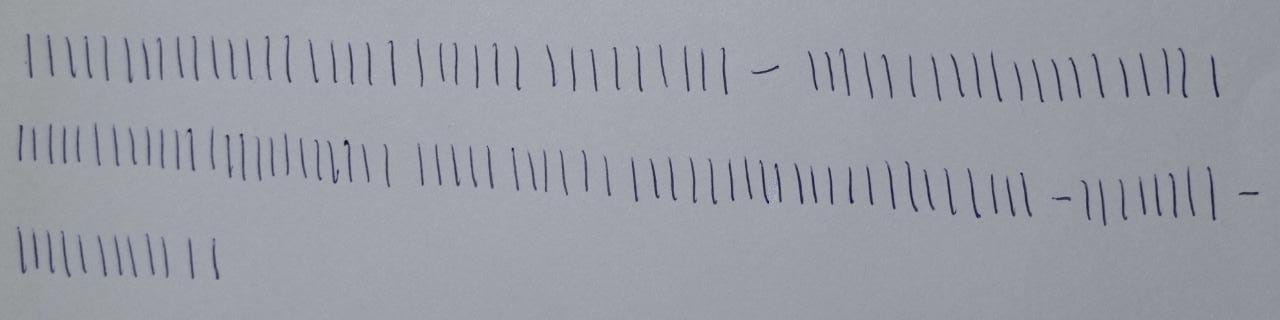
#> input picture imgs/5.jpeg, 1280 x 320 px
$ python main.py
#> lines starting #> are read from the running program, lines starting #| are printed output that depends on the picture; after the words box and inside, x2 and y2 are one past the last pixel; in counts of white or black regions, pixels touching at a corner belong together
import cv2
import imutils
import numpy as np


path = 'imgs/5.jpeg'
imagem = cv2.imread(path, 0)
#> imagem: shape (320, 1280); min 15, max 184, mean 156.2

val, otsu = cv2.threshold(imagem, 100, 255, cv2.THRESH_OTSU)
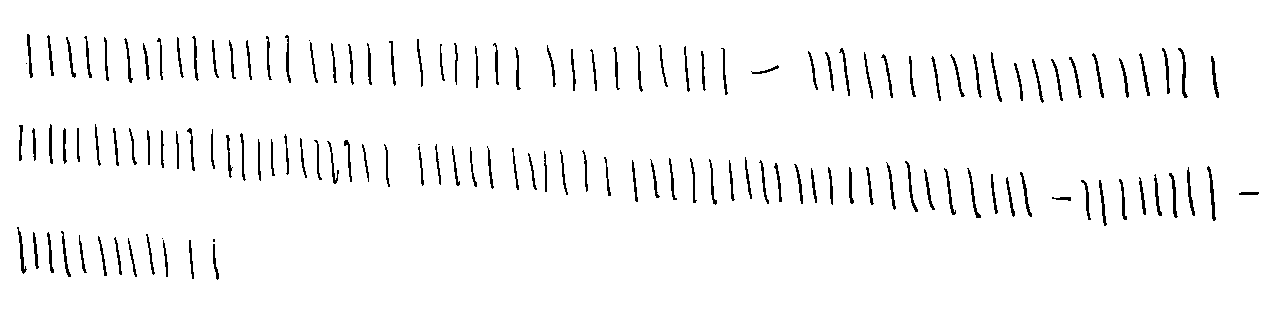
#> otsu: shape (320, 1280); 96.7% white; black in thin lines or dots, all inside (x1, y1, x2, y2) = (17, 34, 1259, 280)
#> val = 120

kernel = np.ones((5, 1))
er = cv2.erode(otsu, kernel, iterations=4)
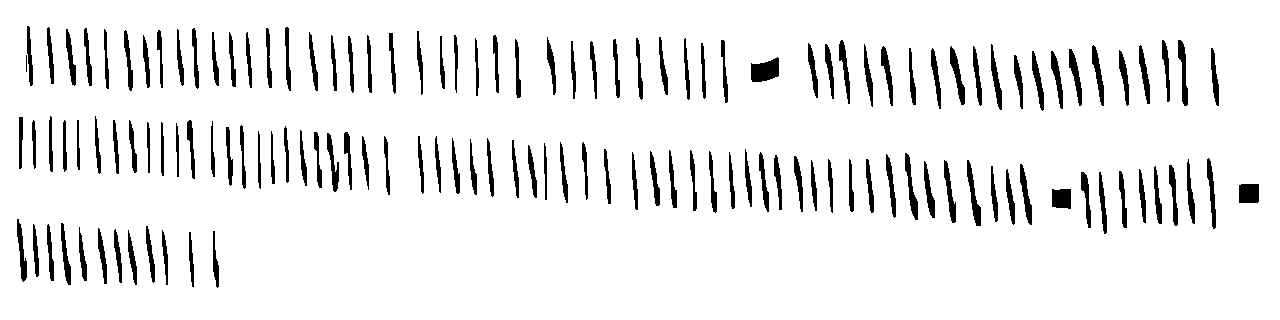
#> er: shape (320, 1280); 92.5% white; 136 black regions (1 under 20 px), largest, box (x1, y1, x2, y2) and area: (751, 57, 779, 82) 517, (1239, 184, 1259, 203) 377, (967, 160, 981, 226) 365

kernel = np.ones((2, 2))
gradient = cv2.morphologyEx(er, cv2.MORPH_GRADIENT, kernel, iterations=1)
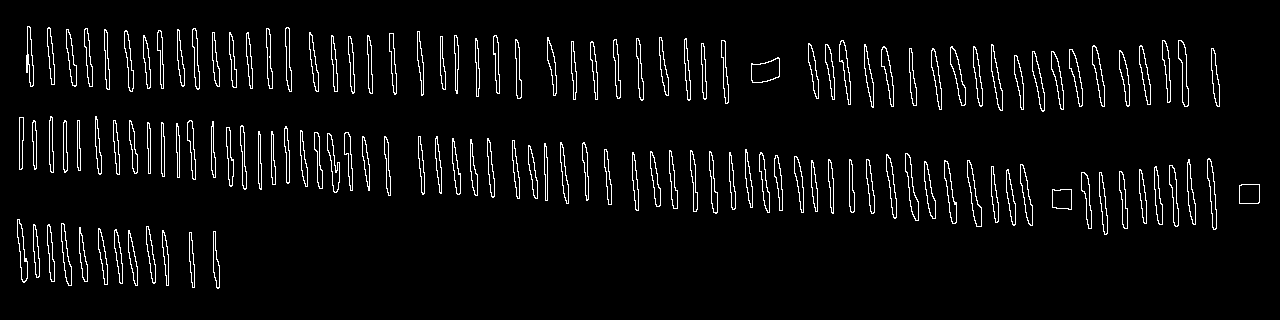
#> gradient: shape (320, 1280); 4.3% white in thin lines or dots, all inside (x1, y1, x2, y2) = (17, 26, 1260, 289)

cnts = cv2.findContours(gradient.copy(), cv2.RETR_EXTERNAL, cv2.CHAIN_APPROX_SIMPLE)
#> cnts = 135 contours; largest, box (x1, y1, x2, y2) and area: (751, 57, 780, 83) 525, (1239, 184, 1260, 204) 378, (967, 160, 982, 227) 376, (950, 46, 966, 106) 368, (905, 153, 919, 221) 358
cnts = imutils.grab_contours(cnts)
objects = str(len(cnts))
#> objects = '135'
print(objects)
#| 135

cv2.imshow('Contornos', gradient)
cv2.waitKey(0)

$ run again, with imgs/1.jpeg copied over imgs/5.jpeg
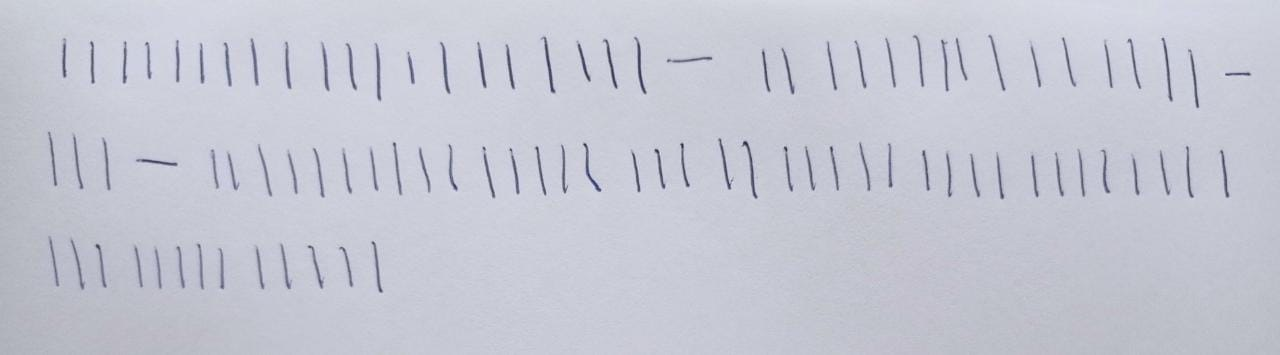
#> input picture imgs/1.jpeg, 1280 x 355 px
#> `val, otsu = cv2.threshold(imagem, 100, 255, cv2.THRESH_OTSU)`:
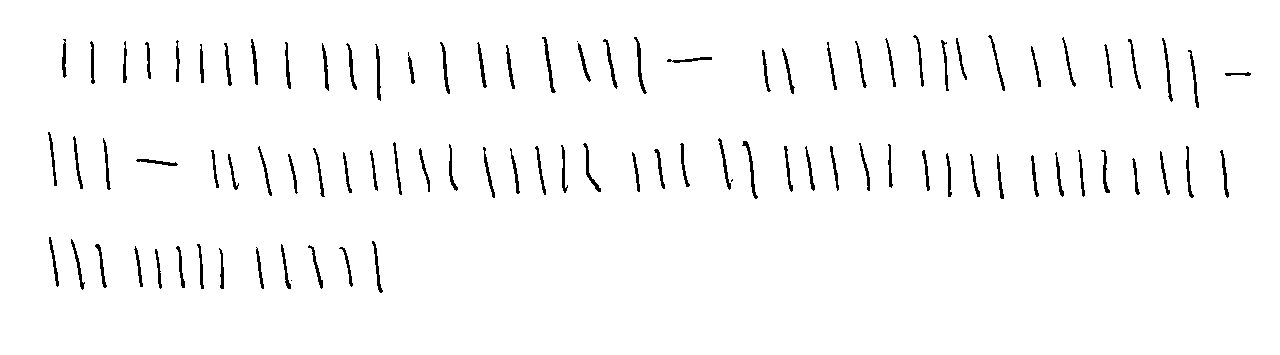
#> otsu: shape (355, 1280); 97.4% white; 94 black regions (3 under 20 px), largest, box (x1, y1, x2, y2) and area: (742, 141, 758, 199) 195, (542, 37, 556, 93) 189, (634, 37, 647, 94) 189
#> val = 161
#> er: shape (355, 1280); 93.9% white; 91 black regions, largest, box (x1, y1, x2, y2) and area: (667, 49, 712, 71) 841, (136, 151, 178, 174) 800, (1225, 64, 1251, 84) 480
#> `gradient = cv2.morphologyEx(er, cv2.MORPH_GRADIENT, kernel, iterations..`:
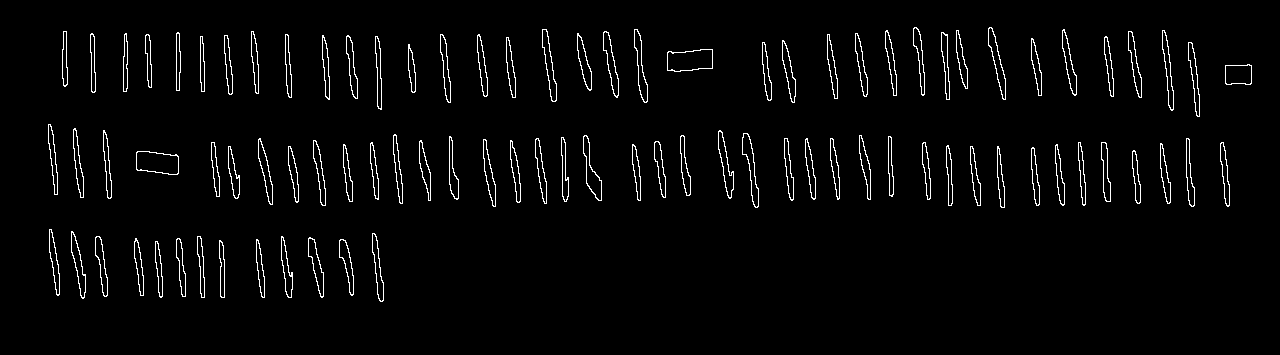
#> gradient: shape (355, 1280); 2.9% white in thin lines or dots, all inside (x1, y1, x2, y2) = (48, 27, 1252, 302)
#> cnts = 91 contours; largest, box (x1, y1, x2, y2) and area: (667, 49, 713, 72) 848, (136, 151, 179, 175) 808, (1225, 64, 1252, 85) 483, (583, 135, 602, 201) 474, (742, 133, 759, 208) 462
#> objects = '91'
#| 91

$ run again, with imgs/2.jpeg copied over imgs/5.jpeg
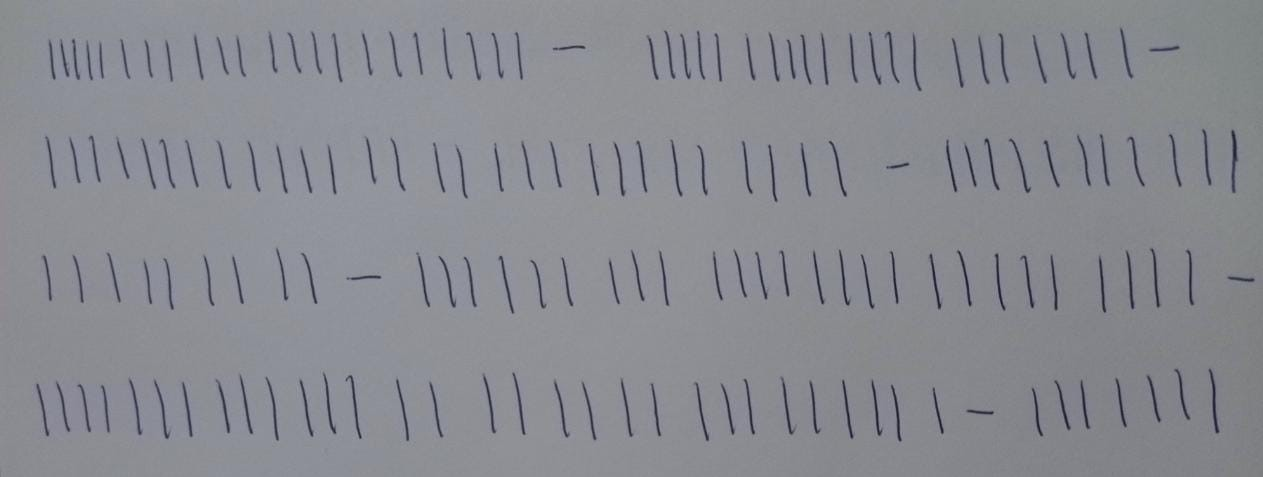
#> input picture imgs/2.jpeg, 1263 x 477 px
#> `val, otsu = cv2.threshold(imagem, 100, 255, cv2.THRESH_OTSU)`:
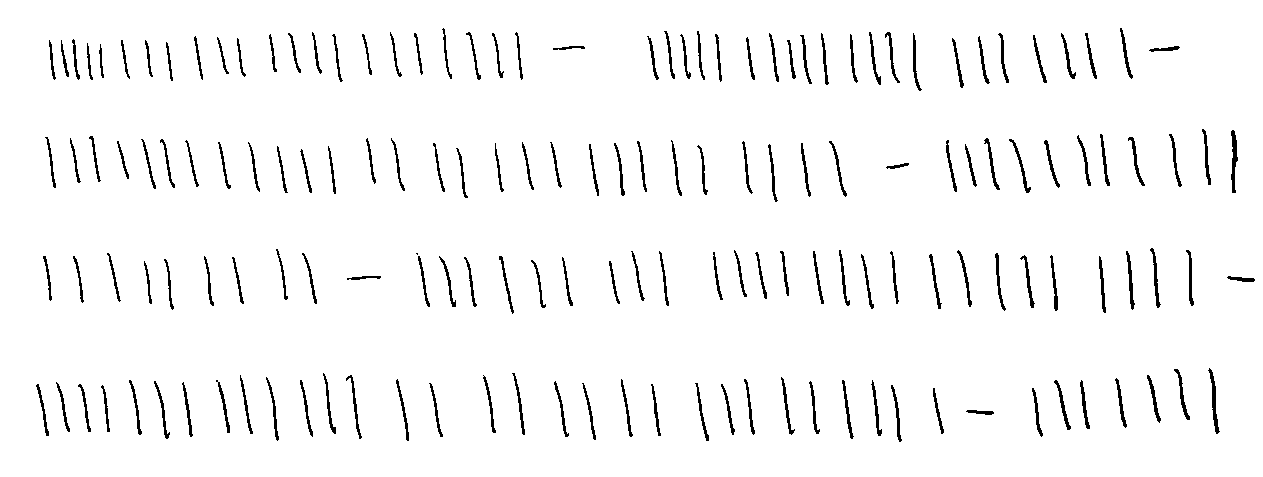
#> otsu: shape (477, 1263); 96.4% white; black in thin lines or dots, all inside (x1, y1, x2, y2) = (36, 28, 1255, 442)
#> val = 108
#> er: shape (477, 1263); 91.1% white; 160 black regions, largest, box (x1, y1, x2, y2) and area: (347, 268, 381, 288) 625, (1149, 38, 1180, 60) 591, (553, 38, 585, 58) 585
#> `gradient = cv2.morphologyEx(er, cv2.MORPH_GRADIENT, kernel, iterations..`:
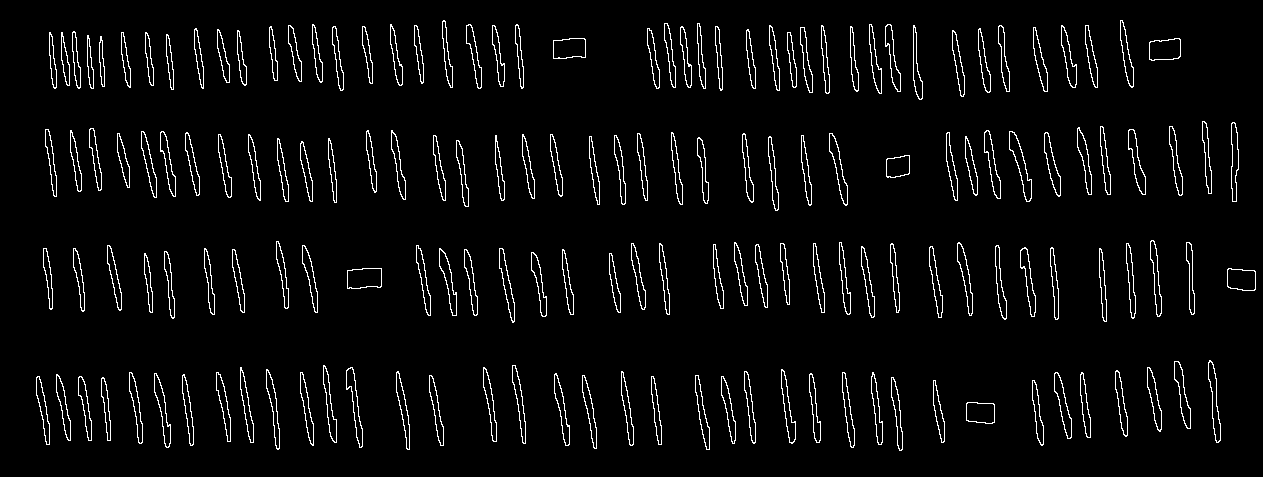
#> gradient: shape (477, 1263); 4.1% white in thin lines or dots, all inside (x1, y1, x2, y2) = (36, 20, 1256, 451)
#> cnts = 160 contours; largest, box (x1, y1, x2, y2) and area: (347, 268, 382, 289) 629, (1149, 38, 1181, 61) 597, (553, 38, 586, 59) 589, (1227, 268, 1256, 291) 552, (1009, 131, 1032, 202) 548
#> objects = '160'
#| 160

$ run again, with imgs/3.jpeg copied over imgs/5.jpeg
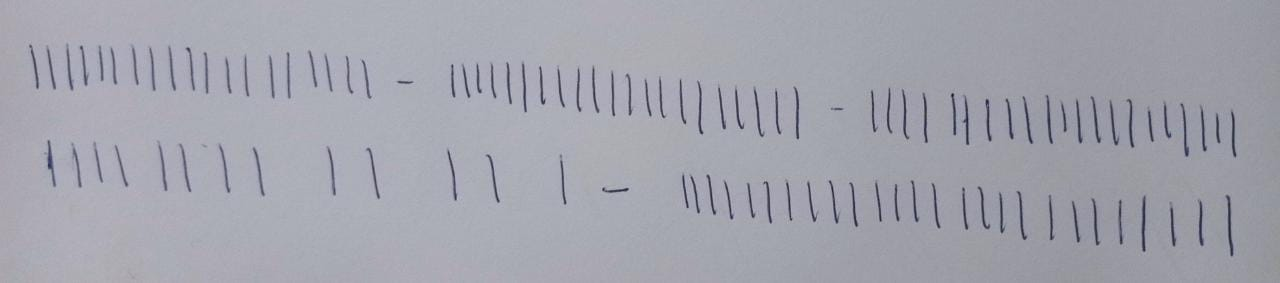
#> input picture imgs/3.jpeg, 1280 x 283 px
#> `val, otsu = cv2.threshold(imagem, 100, 255, cv2.THRESH_OTSU)`:
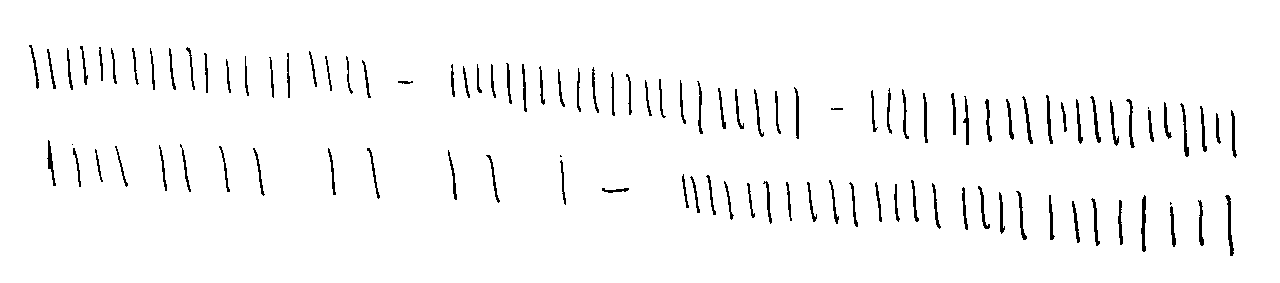
#> otsu: shape (283, 1280); 97% white; black in thin lines or dots, all inside (x1, y1, x2, y2) = (29, 45, 1237, 256)
#> val = 128
#> er: shape (283, 1280); 93.4% white; 103 black regions, largest, box (x1, y1, x2, y2) and area: (602, 180, 629, 201) 507, (1225, 187, 1234, 264) 353, (486, 147, 500, 211) 343
#> `gradient = cv2.morphologyEx(er, cv2.MORPH_GRADIENT, kernel, iterations..`:
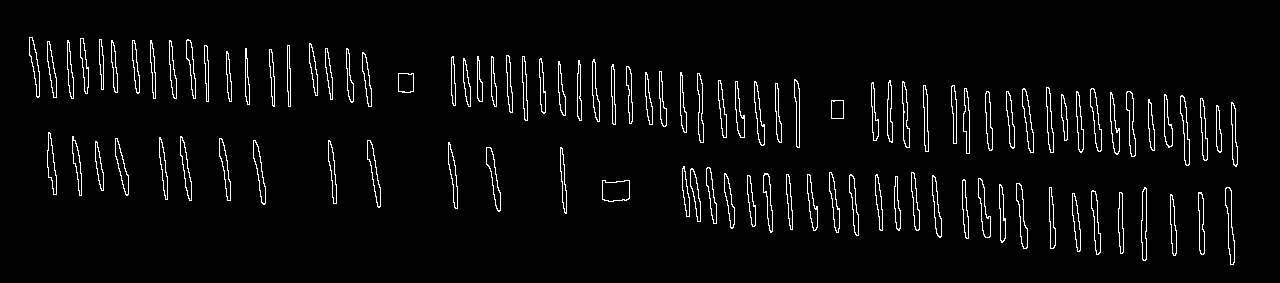
#> gradient: shape (283, 1280); 3.7% white in thin lines or dots, all inside (x1, y1, x2, y2) = (29, 37, 1238, 265)
#> cnts = 103 contours; largest, box (x1, y1, x2, y2) and area: (602, 180, 630, 202) 512, (1225, 187, 1235, 265) 359, (486, 147, 501, 212) 354, (978, 178, 991, 238) 339, (1016, 183, 1028, 249) 338
#> objects = '103'
#| 103
